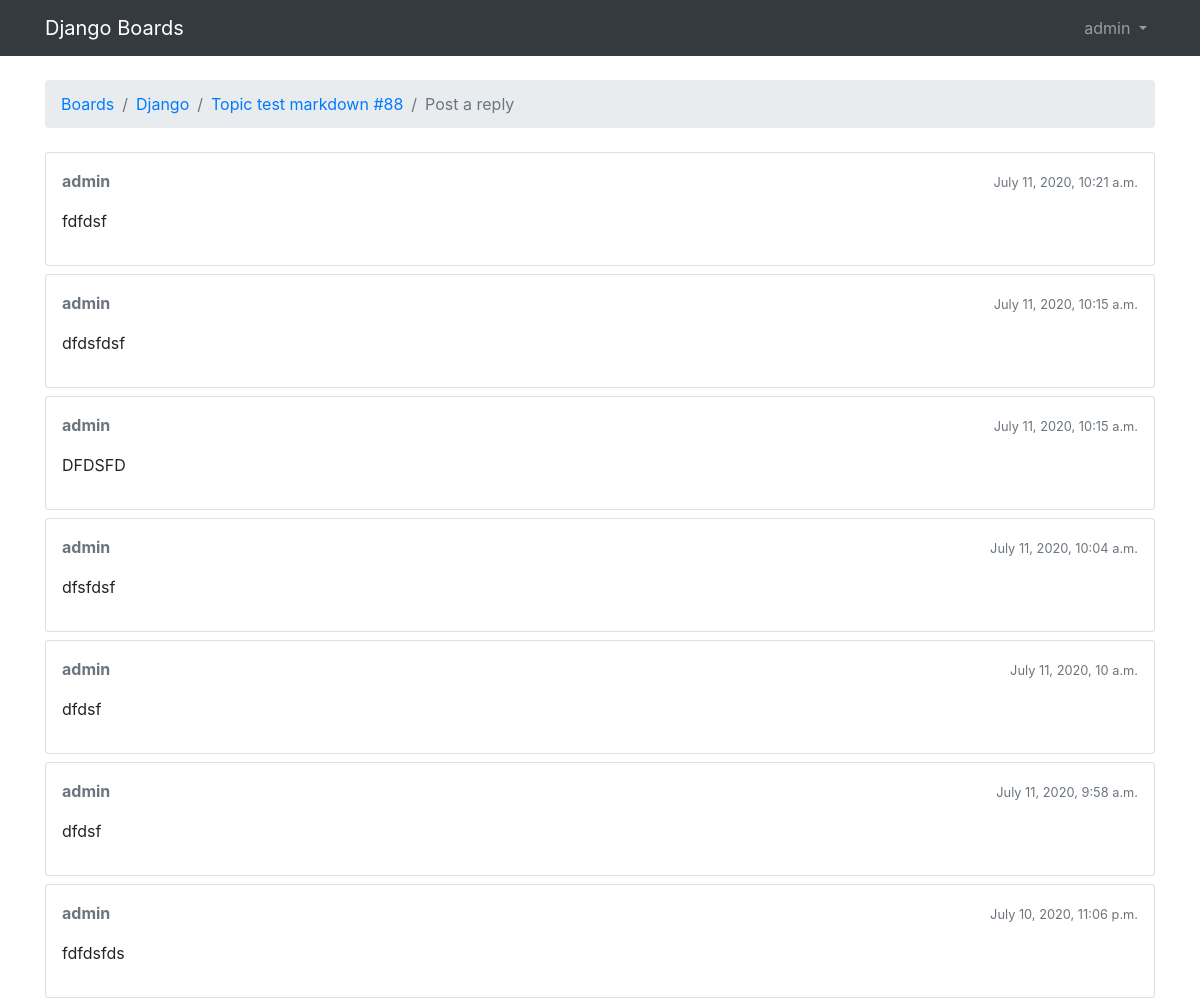
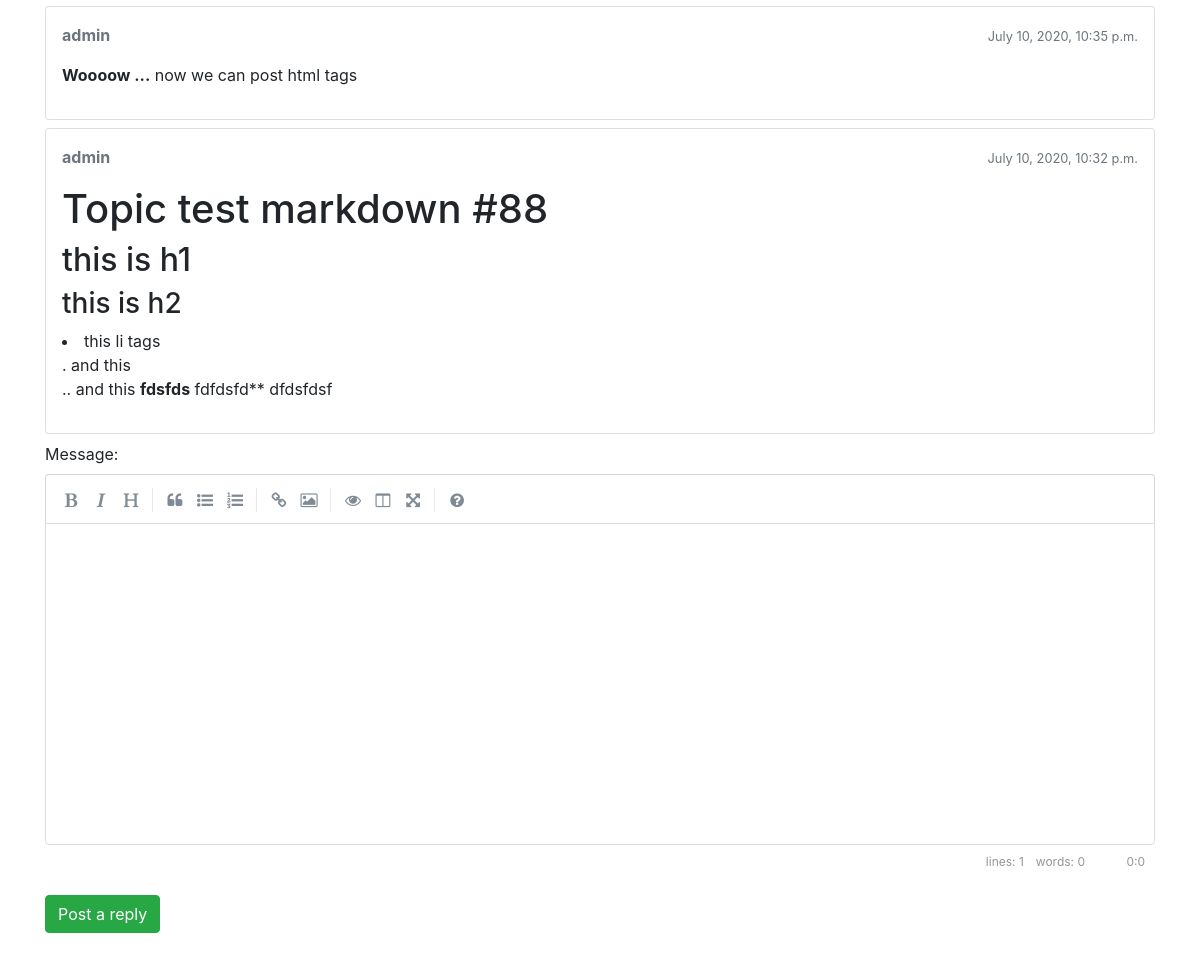
The page /boards/1/topics/27/reply/ (signed in) on the database as committed earlier (2 pictures, top to bottom).
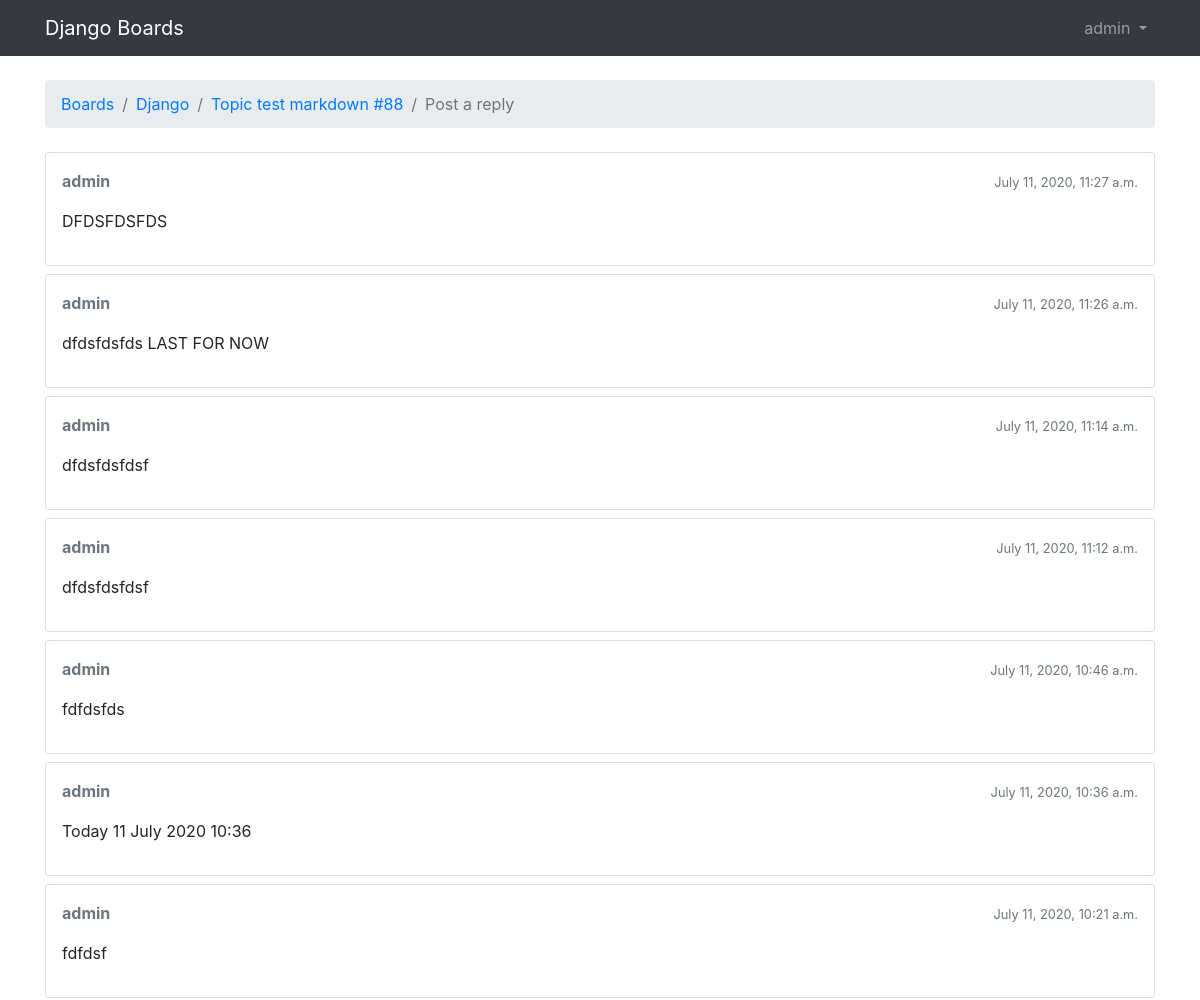
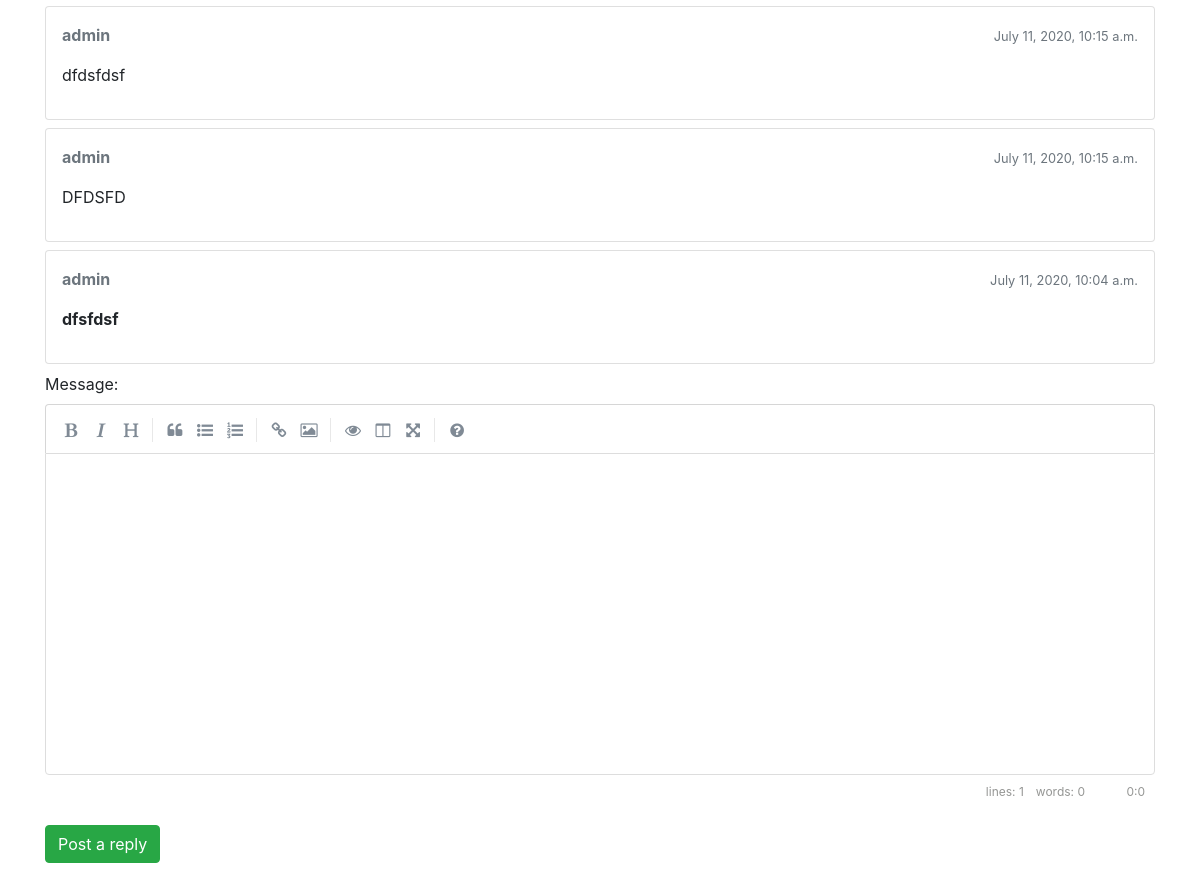
The same page on the database as committed later (2 pictures, top to bottom).
### boards/models.py (models this page shows, shortened)
class Post(models.Model):
    message    = models.TextField(max_length=4000)
    topic 	   = models.ForeignKey(Topic, related_name='posts', on_delete=models.CASCADE)
    created_at = models.DateTimeField(auto_now_add=True)
    updated_at = models.DateTimeField(null=True)
    created_by = models.ForeignKey(User, related_name='posts', on_delete=models.CASCADE)
    updated_by = models.ForeignKey(User, null=True, related_name='+', on_delete=models.CASCADE)
    def get_message_as_markdown(self):
        return mark_safe(markdown(self.message, safe_mode='escape'))

### boards/views.py (the view)
# urls.py: url(r'^boards/(?P<pk>\d+)/topics/(?P<topic_pk>\d+)/reply/$', views.reply_topic, name='reply_topic'),
@login_required
def reply_topic(request, pk, topic_pk):
    topic = get_object_or_404(Topic, board__pk=pk, pk=topic_pk)
    if request.method == 'POST':
        form = PostForm(request.POST)
        if form.is_valid():
            post = form.save(commit=False)
            post.topic = topic
            post.created_by = request.user
            post.save()
            topic.last_updated = timezone.now()
            topic.save()
            topic_url = reverse('topic_posts', kwargs={'pk': pk, 'topic_pk': topic_pk})
            topic_post_url = '{url}?page={page}#{id}'.format(
                url=topic_url,
                id=post.pk,
                page=topic.get_page_count()
            )
            return redirect(topic_post_url)
    else:
        form = PostForm()
    return render(request, 'reply_topic.html', {'topic': topic, 'form': form})

### boards/models.py (called while the page is built)
    def get_last_ten_posts(self):
        return self.posts.order_by('-created_at')[:10]

### boards/templatetags/form_tags.py (called while the page is built)
@register.filter
def input_class(bound_field):
    css_class = ''
    if bound_field.form.is_bound:
        if bound_field.errors:
            css_class = 'is-invalid'
        elif field_type(bound_field) != 'PasswordInput':
            css_class = 'is-valid'
    return 'form-control {}'.format(css_class)

### templates/reply_topic.html (shortened to what this page needs)
{% extends 'base.html' %}
{% load static %}
{% block stylesheet %}
  <link rel="stylesheet" href="{% static 'css/simplemde.min.css' %}">
{% endblock %}
{% block breadcrumb %}
  <li class="breadcrumb-item"><a href="{% url 'home' %}">Boards</a></li>
  <li class="breadcrumb-item"><a href="{% url 'board_topics' topic.board.pk %}">{{ topic.board.name }}</a></li>
  <li class="breadcrumb-item"><a href="{% url 'topic_posts' topic.board.pk topic.pk %}">{{ topic.subject }}</a></li>
  <li class="breadcrumb-item active">Post a reply</li>
{% endblock %}
{% block content %}
  {% for post in topic.get_last_ten_posts %}
    <div class="card mb-2">
      <div class="card-body p-3">
        <div class="row mb-3">
          <div class="col-6">
            <strong class="text-muted">{{ post.created_by.username }}</strong>
          </div>
          <div class="col-6 text-right">
            <small class="text-muted">{{ post.created_at }}</small>
          </div>
        </div>
        {{ post.get_message_as_markdown }}
      </div>
    </div>
  {% endfor %}
  <form method="post" class="mb-4" novalidate>
    {% include 'includes/form.html' %}
    <button type="submit" class="btn btn-success">Post a reply</button>
  </form>
{% endblock %}

Rows that differ between the two databases and show on the page:
no longer on this page (row unchanged): Post: created_by.username "admin", created_at "July 11, 2020, 10 a.m.", get_message_as_markdown "dfdsf"
no longer on this page (row unchanged): Post: created_by.username "admin", created_at "July 11, 2020, 9:58 a.m.", get_message_as_markdown "dfdsf"
no longer on this page (row unchanged): Post: created_by.username "admin", created_at "July 10, 2020, 11:06 p.m.", get_message_as_markdown "fdfdsfds"
no longer on this page (row unchanged): Post: created_by.username "admin", created_at "July 10, 2020, 10:35 p.m.", get_message_as_markdown "Woooow ... now we can post html tags"
no longer on this page (row unchanged): Post: created_by.username "admin", created_at "July 10, 2020, 10:32 p.m.", get_message_as_markdown "Topic test markdown #88 this is h1 this is h2 this li tags . and this .. and this fdsfds fdfdsfd** dfdsfdsf"
added Post: created_by.username "admin", created_at "July 11, 2020, 11:27 a.m.", get_message_as_markdown "DFDSFDSFDS"
added Post: created_by.username "admin", created_at "July 11, 2020, 11:26 a.m.", get_message_as_markdown "dfdsfdsfds LAST FOR NOW"
added Post: created_by.username "admin", created_at "July 11, 2020, 11:14 a.m.", get_message_as_markdown "dfdsfdsfdsf"
added Post: created_by.username "admin", created_at "July 11, 2020, 11:12 a.m.", get_message_as_markdown "dfdsfdsfdsf"
added Post: created_by.username "admin", created_at "July 11, 2020, 10:46 a.m.", get_message_as_markdown "fdfdsfds"
added Post: created_by.username "admin", created_at "July 11, 2020, 10:36 a.m.", get_message_as_markdown "Today 11 July 2020 10:36"
changed Post "dfsfdsf": message "dfsfdsf" → "**dfsfdsf**" (drawn)
